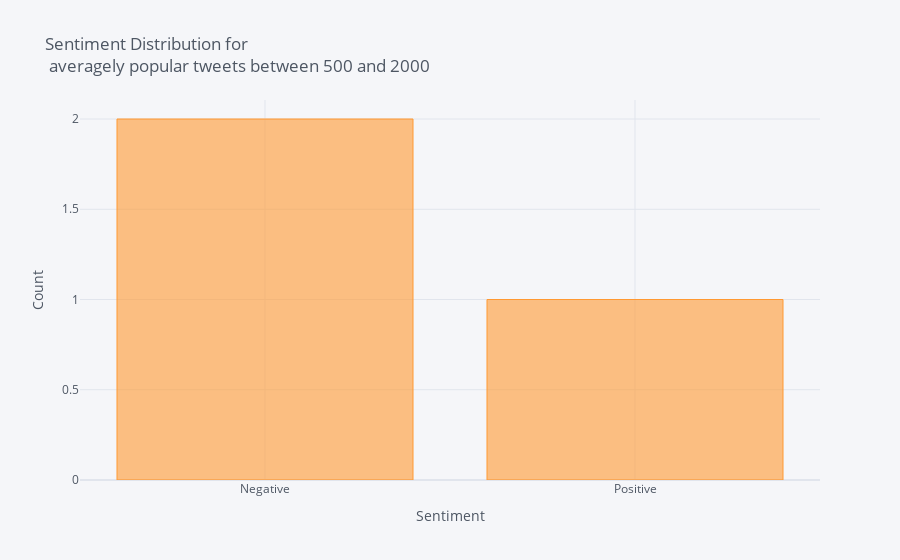

This figure's notebook cell:
### Markdown cell above
Average Popularity:

### Code cell
df_average = df[(df['Retweets'] <= 2000) & (df['Retweets'] >=500)]
df_average['Sentiment'].value_counts().iplot(kind='bar', xTitle='Sentiment',
                                    yTitle='Count', title = ('Sentiment Distribution for <br> averagely popular tweets between 500 and 2000'))

### Figure 1 — Plotly figure (JSON) as saved in the notebook; plotly's stock layout.template omitted (floating-point values rounded to 4 significant figures)
{"data": [{"marker": {"color": "rgba(255, 153, 51, 0.6)", "line": {"color": "rgba(255, 153, 51, 1.0)", "width": 1}}, "name": "Sentiment", "orientation": "v", "text": "", "type": "bar", "x": ["Negative", "Positive"], "y": [2, 1]}], "layout": {"legend": {"bgcolor": "#F5F6F9", "font": {"color": "#4D5663"}}, "paper_bgcolor": "#F5F6F9", "plot_bgcolor": "#F5F6F9", "title": {"font": {"color": "#4D5663"}, "text": "Sentiment Distribution for <br> averagely popular tweets between 500 and 2000"}, "xaxis": {"gridcolor": "#E1E5ED", "showgrid": true, "tickfont": {"color": "#4D5663"}, "title": {"font": {"color": "#4D5663"}, "text": "Sentiment"}, "zerolinecolor": "#E1E5ED"}, "yaxis": {"gridcolor": "#E1E5ED", "showgrid": true, "tickfont": {"color": "#4D5663"}, "title": {"font": {"color": "#4D5663"}, "text": "Count"}, "zerolinecolor": "#E1E5ED"}}}
